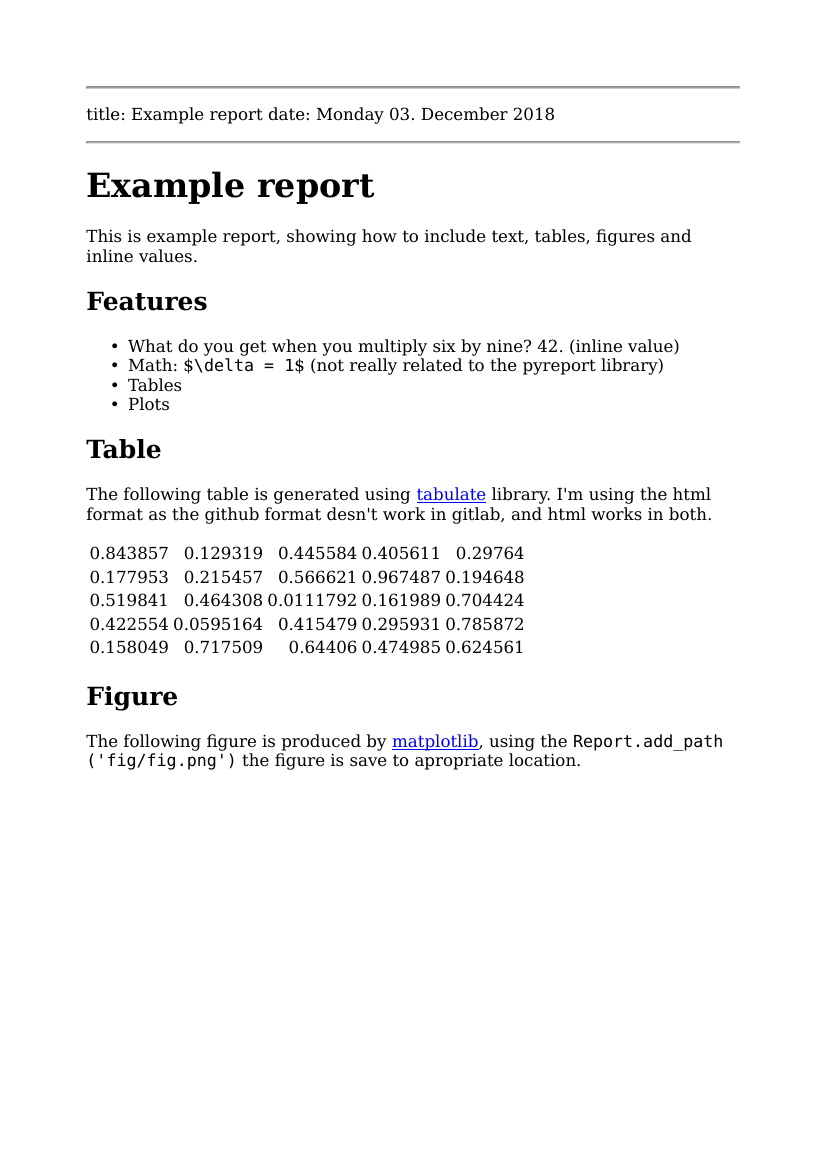

The script that saved this image:

import numpy as np
import matplotlib.pyplot as plt
from repgen import Report
from tabulate import tabulate
from datetime import date
import markdown
import weasyprint

"""!
---
title: Example report
date: {{ date }}
---

# Example report

This is example report, showing how to include text, tables, figures and inline
values.

## Features

 - What do you get when you multiply six by nine? {{ value }}. (inline value)
 - Math: $`\delta = 1`$ (not really related to the pyreport library)
 - Tables
 - Plots

"""

report = Report()
report['value'] = 42
report['date'] = date.today().strftime("%A %d. %B %Y")

"""!
## Table

The following table is generated using [tabulate](https://pypi.org/project/tabulate/) library.
I'm using the html format as the github format desn't work in gitlab, and html works in both.

<div style="align: center">
{{ table }}
</div>

"""

rand = np.random.rand(5, 5)
table = tabulate(rand, tablefmt='html')
report['table'] = table

"""!
## Figure

The following figure is produced by [matplotlib](https://matplotlib.org), using the `Report.add_path('fig/fig.png')`
the figure is save to apropriate location.

![Test image]({{ fig1 }})

"""

x = np.linspace(0, 6, 100)
y = np.sin(x)

fig = plt.figure()
plt.plot(x, y)

fig.savefig(report.add_path('fig/fig.png', 'fig1'))


"""!

Don't wat to force you, but it would be nice to mention the pyreport library, somewhere in the report.

----
This report was generated using [pyreport](https://github.com/liborw/pyreport).

"""

md = report.generate()
with open('simple.md', 'w') as f:
    f.write(md)

html = markdown.markdown(md)
with open('simple.html', 'w') as f:
    f.write(html)

weasyprint.HTML(string=html,base_url='./').write_pdf('simple.pdf')


